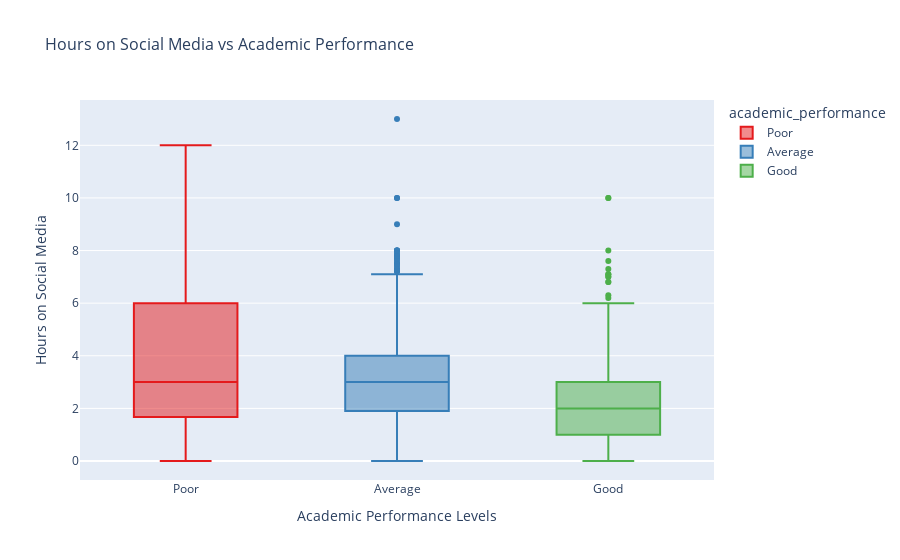

Notebook code for this chart:
### Markdown cell above
## Bivariate Analysis

### Code cell
#Academic Performance vs Hours on Social Media
fig = px.box(df, x='academic_performance', y='hours_on_social_media', 
              title="Hours on Social Media vs Academic Performance",
              color='academic_performance', 
              color_discrete_sequence=px.colors.qualitative.Set1)

fig.update_layout(xaxis_title="Academic Performance Levels",
                  yaxis_title="Hours on Social Media", 
                  title_font=dict(size=16),
                  xaxis_title_font=dict(size=14),
                  yaxis_title_font=dict(size=14))

fig.show()  #for notebook
#fig.show("png") #for github it only supports non interactive

### Figure 1 — Plotly figure (JSON) as saved in the notebook; plotly's stock layout.template omitted (floating-point values rounded to 4 significant figures; data arrays with more than 128 entries replaced by an {"elided": "..."} marker saying what was removed)
{"data": [{"alignmentgroup": "True", "hovertemplate": "academic_performance=%{x}<br>hours_on_social_media=%{y}<extra></extra>", "legendgroup": "Poor", "marker": {"color": "rgb(228,26,28)"}, "name": "Poor", "notched": false, "offsetgroup": "Poor", "orientation": "v", "showlegend": true, "x": {"elided": "237 str values"}, "x0": " ", "xaxis": "x", "y": {"elided": "237 float values"}, "y0": " ", "yaxis": "y", "type": "box"}, {"alignmentgroup": "True", "hovertemplate": "academic_performance=%{x}<br>hours_on_social_media=%{y}<extra></extra>", "legendgroup": "Average", "marker": {"color": "rgb(55,126,184)"}, "name": "Average", "notched": false, "offsetgroup": "Average", "orientation": "v", "showlegend": true, "x": {"elided": "429 str values"}, "x0": " ", "xaxis": "x", "y": {"elided": "429 float values"}, "y0": " ", "yaxis": "y", "type": "box"}, {"alignmentgroup": "True", "hovertemplate": "academic_performance=%{x}<br>hours_on_social_media=%{y}<extra></extra>", "legendgroup": "Good", "marker": {"color": "rgb(77,175,74)"}, "name": "Good", "notched": false, "offsetgroup": "Good", "orientation": "v", "showlegend": true, "x": {"elided": "326 str values"}, "x0": " ", "xaxis": "x", "y": {"elided": "326 float values"}, "y0": " ", "yaxis": "y", "type": "box"}], "layout": {"xaxis": {"anchor": "y", "domain": [0.0, 1.0], "title": {"text": "Academic Performance Levels", "font": {"size": 14}}, "categoryorder": "array", "categoryarray": ["Poor", "Average", "Good"]}, "yaxis": {"anchor": "x", "domain": [0.0, 1.0], "title": {"text": "Hours on Social Media", "font": {"size": 14}}}, "legend": {"title": {"text": "academic_performance"}, "tracegroupgap": 0}, "title": {"text": "Hours on Social Media vs Academic Performance", "font": {"size": 16}}, "boxmode": "overlay"}}
